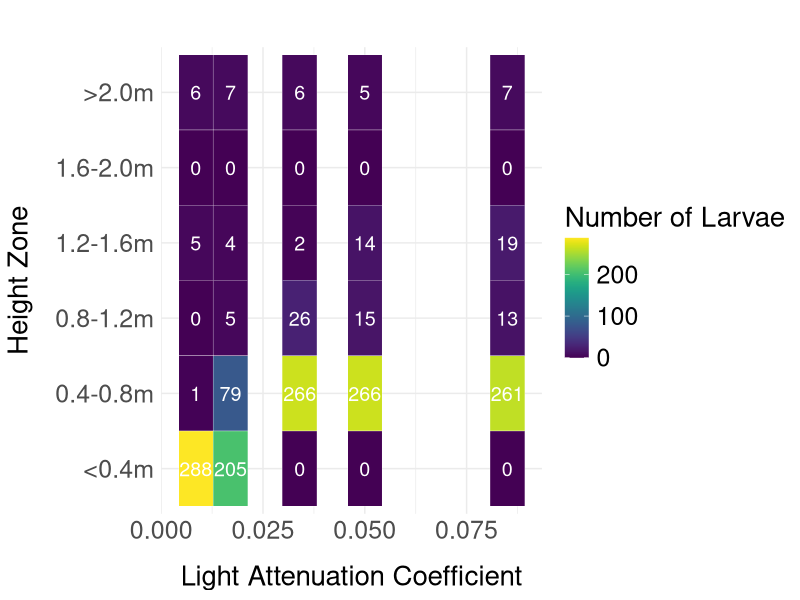

Write R code to recreate this figure.
library(ggplot2)
library(reshape2)
library(viridis)
library(forcats)

# Create the data for light attenuation sensitivity analysis
data_exp2 <- data.frame(
  Zone1 = c(6, 7, 6, 5, 7),
  Zone2 = c(0, 0, 0, 0, 0),
  Zone3 = c(5, 4, 2, 14, 19),
  Zone4 = c(0, 5, 26, 15, 13),
  Zone5 = c(1, 79, 266, 266, 261),
  Zone6 = c(288, 205, 0, 0, 0)
)

# Add a column for the light attenuation coefficients
data_exp2$AttenuationCoefficient <- c(0.0085, 0.017, 0.034, 0.05, 0.085)

# Melt the data for heatmap
data_melt_exp2 <- melt(data_exp2, id.vars = "AttenuationCoefficient")

# Map zones to the new height categories
zone_labels <- c(
  "Zone1" = ">2.0m",
  "Zone2" = "1.6-2.0m",
  "Zone3" = "1.2-1.6m",
  "Zone4" = "0.8-1.2m",
  "Zone5" = "0.4-0.8m",
  "Zone6" = "<0.4m"
)

# Apply the new labels
data_melt_exp2$variable <- factor(data_melt_exp2$variable, 
                                  levels = names(zone_labels),  # Keep original order
                                  labels = zone_labels)         # Replace with new labels

# Reverse the order for the heatmap (so "<0.4m" is at the bottom)
data_melt_exp2$variable <- fct_rev(data_melt_exp2$variable)

# Create heatmap with numbers inside blocks
ggplot(data_melt_exp2, aes(x = AttenuationCoefficient, y = variable, fill = value)) +
  geom_tile(color = "white") +
  geom_text(aes(label = value), size = 5, color = "white") +  # Add numbers inside blocks
  scale_fill_viridis(option = "D", direction = 1, name = "Number of Larvae") +
  labs(title = "",
       x = "Light Attenuation Coefficient", 
       y = "Height Zone") +  # Updated axis labels
  theme_minimal() +
  theme(
    text = element_text(size = 20),  # Set text size to 20
    axis.title = element_text(size = 20, margin = margin(r = 40)),  # Axis titles
    axis.text = element_text(size = 18),   # Axis labels
    legend.title = element_text(size = 20),  # Legend title
    legend.text = element_text(size = 18),   # Legend text
    axis.title.x = element_text(margin = margin(t = 15), size = 20),
    axis.title.y = element_text(margin = margin(r = 15), size = 20)
  )
